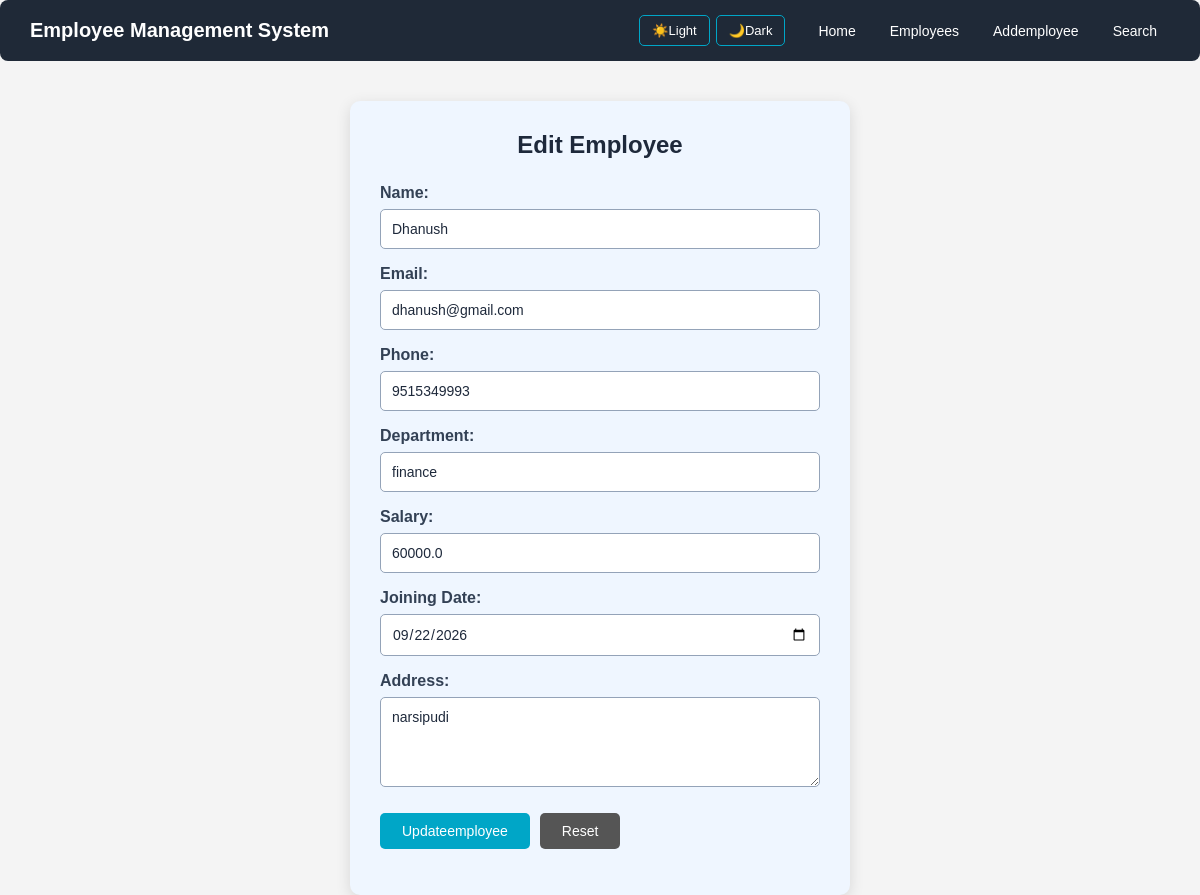
The app's page /edit-employee/5 (signed in) with its own data.
### tables this page shows
CREATE TABLE employee (id INTEGER PRIMARY KEY AUTOINCREMENT,user_id INTEGER NOT NULL,name TEXT NOT NULL,
    email TEXT NOT NULL,phone TEXT NOT NULL,department TEXT NOT NULL,salary REAL NOT NULL,joiningdate TEXT NOT NULL,
    address TEXT NOT NULL);

### server.py (the view)
@app.route("/edit-employee/<int:id>")
def edit_employee_page(id):
   if not login_required():
      return redirect("/login")
   theme = request.cookies.get("theme", "light")
   connection = get_database_connection()
   cursor = connection.cursor()
   cursor.execute(
    """SELECT * FROM employee
       WHERE id=? AND user_id=?""",
    (id, session["user_id"]))
   employee = cursor.fetchone()
   connection.close()
   if employee is None:
        return """
        <h2>Employee not found</h2>
        <a href="/employees">Back to employees</a>
        """
   return render_template(
        "edit-employee.html",
        employee=employee,
        theme=theme
     )

### server.py (called while the page is built)
def get_database_connection():
   connection=sqlite3.connect("users.db")
   connection.row_factory=sqlite3.Row
   return connection

def login_required():
    return "user_id" in session

### Templates/edit-employee.html (shortened to what this page needs)
<!DOCTYPE html>
<html lang="en">
<head>
</head>
<body class="{{theme}}">
    <nav class="navbar">
        <div class="logo">
           Employee Management System
        </div>
        <div class="theme-buttons">
            <a href="/set-theme/light">☀️Light</a>
            <a href="/set-theme/dark">🌙Dark</a>
        </div>
        <ul class="nav-links">
            <li>
                <a href="/">Home</a>
            </li>
            <li>
                <a href="/employees">Employees</a>
            </li>
            <li>
                <a href="/add-employee">Addemployee</a>
            </li>
            <li>
                <a href="/search">Search</a>
            </li>
        </ul>
    </nav>
     <div id="container">
         <h1>Edit Employee</h1>
    <form action="/edit-employee/{{ employee['id'] }}" method="POST">
       <div>
          <label>Name:</label>
          <input type="text" name="name" value="{{ employee['name'] }}" required>
       </div>
       <div>
        <label>Email:</label>
        <input type="email" name="email" value="{{ employee['email'] }}" required>
        </div>
         <div>
        <label>Phone:</label>
        <input type="tel" name="phone" value="{{ employee['phone'] }}" required>
        </div>
         <div>
        <label>Department:</label>
        <input type="text" name="department" value="{{ employee['department'] }}" required>
       </div>
         <div>
        <label>Salary:</label>
        <input type="number" name="salary" value="{{ employee['salary'] }}" required>
        </div>
      <div>
        <label>Joining Date:</label>
        <input type="date" name="joiningdate" value="{{ employee['joiningdate'] }}" required>
       </div>
       <div>
            <label>Address:</label>
            <textarea name="address" required >{{ employee['address'] }}</textarea>
        </div>
        <div class="button">
        <button type="submit" class="update-btn">
            Updateemployee
        </button>
        <button type="reset" class="reset-btn">
            Reset
        </button>
        </div>
    </form>
</body>
</html>

### Templates/edit-employee.html (style rules this page uses)
* { margin: 0; padding: 0; box-sizing: border-box; }
body { font-family: Arial, sans-serif; }
body.light { background-color: #f4f4f4; color: black; }
body.light #container { background-color: #eff6ff; color: #1e293b; }
body.light h1 { color: #1e293b; }
body.light label { color: #334155; }
body.light input, body.light textarea { background-color: #ffffff; color: #1e293b; border-color: #94a3b8; }
.navbar { width: 100%; background-color: #1f2937; padding: 15px 30px; display: flex; align-items: center; border-radius: 8px; margin-bottom: 40px; }
.logo { color: white; font-size: 20px; font-weight: bold; }
.theme-buttons { display: flex; gap: 6px; margin-left: auto; margin-right: 20px; }
.theme-buttons a { text-decoration: none; color: white; padding: 7px 12px; border: 1px solid #00a6c7; border-radius: 5px; font-size: 13px; }
.nav-links { list-style: none; display: flex; gap: 8px; }
.nav-links li a { text-decoration: none; color: white; padding: 9px 13px; border-radius: 5px; font-size: 14px; }
#container { width: 500px; margin: 0 auto; padding: 30px; border-radius: 10px; box-shadow: 0 4px 15px rgba(0, 0, 0, 0.12); transition: 0.3s; }
h1 { text-align: center; margin-bottom: 25px; font-size: 24px; }
form > div { margin-bottom: 16px; }
label { display: block; margin-bottom: 7px; font-weight: bold; }
input, textarea { width: 100%; padding: 11px; border: 1px solid; border-radius: 5px; font-size: 14px; outline: none; font-family: Arial, sans-serif; }
textarea { min-height: 90px; resize: vertical; }
.button { display: flex; gap: 10px; margin-top: 22px; }
button { padding: 10px 22px; border: none; border-radius: 5px; cursor: pointer; font-size: 14px; }
.update-btn { background-color: #00a6c7; color: white; }
.reset-btn { background-color: #555; color: white; }

### records on screen
employee: name "Dhanush", email "dhanush@gmail.com", phone "9515349993", department "finance", salary "60000.0", joiningdate "09/22/2026", address "narsipudi"
